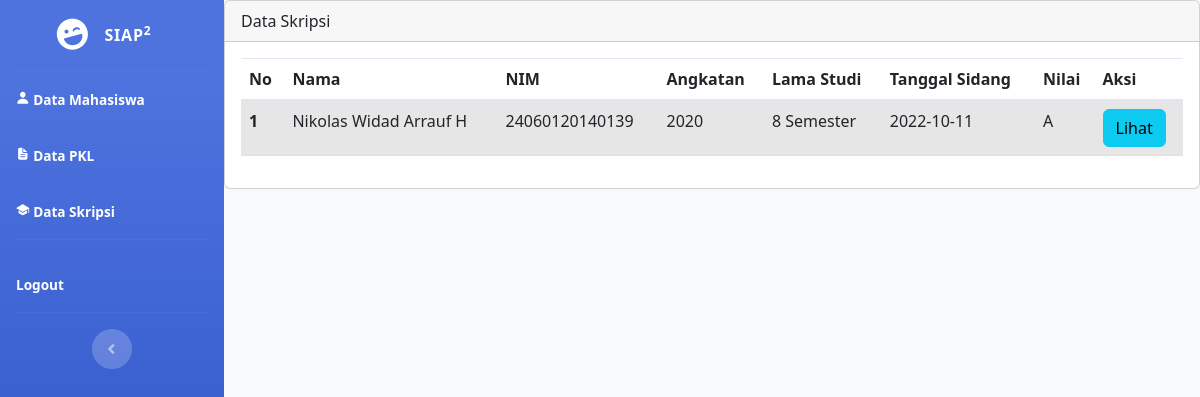
Screenshot of /departemen_skripsi.php with the database file from the repository.
### tables this page shows
CREATE TABLE `skripsi` (
  `id` int(11) NOT NULL,
  `nim` bigint(14) DEFAULT NULL,
  `id_status` varchar(255) DEFAULT NULL,
  `nilai` varchar(2) DEFAULT NULL,
  `lama_studi` int(11) NOT NULL,
  `tanggal_sidang` date DEFAULT NULL,
  `scan` varchar(45) DEFAULT NULL
);

CREATE TABLE `mhs` (
  `id_user` int(11) NOT NULL,
  `nim` bigint(14) NOT NULL,
  `foto` varchar(255) NOT NULL,
  `nama` varchar(45) DEFAULT NULL,
  `angkatan` int(11) DEFAULT NULL,
  `id_status_mhs` int(11) NOT NULL,
  `nip` bigint(20) NOT NULL,
  `hp` bigint(12) DEFAULT NULL,
  `email` varchar(45) DEFAULT NULL,
  `alamat` varchar(255) DEFAULT NULL,
  `id_provinsi` int(11) DEFAULT NULL,
  `id_kabupaten` int(11) DEFAULT NULL
);

### departemen_skripsi.php (the view, shortened to what this page needs)
<?php
require_once 'db_login.php';
?>
<!DOCTYPE html>
<html lang="en">
<head>
    <link href="vendor/fontawesome-free/css/all.min.css" rel="stylesheet" type="text/css">
    <link href="css/sb-admin-2.css" rel="stylesheet">
    <link href="https://cdn.jsdelivr.net/npm/bootstrap@5.2.2/dist/css/bootstrap.min.css" rel="stylesheet">
</head>
<body id="page-top">
    <div id="wrapper">
        <ul class="navbar-nav bg-gradient-primary sidebar sidebar-dark accordion" id="accordionSidebar">
            <a class="sidebar-brand d-flex align-items-center justify-content-center" href="index.html">
                <div class="sidebar-brand-icon rotate-n-15">
                    <i class="fas fa-laugh-wink"></i>
                </div>
                <div class="sidebar-brand-text mx-3">SIAP<sup>2</sup></div>
            </a>
            <hr class="sidebar-divider my-0">
            <li class="nav-item active">
                <a class="nav-link" href="departemen_datamhs.php">
                    <span class="icon">
                        <ion-icon name="person"></ion-icon>
                    </span>
                    <span class="tittle">Data Mahasiswa</span>
                </a>
            </li>
            <li class="nav-item active">
                <a class="nav-link" href="departemen_pkl.php">
                    <span class="icon">
                        <ion-icon name="document-text"></ion-icon>
                    </span>
                    <span class="tittle">Data PKL</span>
                </a>
            </li>
            <li class="nav-item active">
                <a class="nav-link" href="departemen_skripsi.php">
                    <span class="icon">
                        <ion-icon name="school"></ion-icon>
                    </span>
                    <span class="tittle">Data Skripsi</span>
                </a>
            </li>
            <hr class="sidebar-divider">
            <li class="nav-item active">
                <a class="nav-link" href="index.html">
                    <span class="tittle">Logout</span>
                </a>
            </li>
            <hr class="sidebar-divider d-none d-md-block">
            <div class="text-center d-none d-md-inline">
                <button class="rounded-circle border-0" id="sidebarToggle"></button>
            </div>
        </ul>
        <div id="content-wrapper" class="d-flex flex-column">
            <div id="content">
                <div class="card">
                    <div class="card-header">Data Skripsi</div>
                    <div class="card-body">
                    <table class="table table-striped table-hover">
                        <thead>
                            <tr>
                            <th scope="col">No</th>
                            <th scope="col">Nama</th>
                            <th scope="col">NIM</th>
                            <th scope="col">Angkatan</th>
                            <th scope="col">Lama Studi</th>
                            <th scope="col">Tanggal Sidang</th>
                            <th scope="col">Nilai</th>
                            <th scope="col">Aksi</th>
                            </tr>
                        </thead>
                        <tbody>
                        <?php
                        $query = "SELECT * FROM skripsi as s INNER JOIN mhs as m ON s.nim = m.nim where id_status='Lulus'";
                        $result = $db->query($query);
                        $i = 1;
                        while ($row = $result->fetch_assoc()) {
                            echo "<tr>";
                            echo "<th>".$i."</th>";
                            echo "<td>".$row['nama']."</td>";
                            echo "<td>".$row['nim']."</td>";
                            echo "<td>".$row['angkatan']."</td>";
                            echo "<td>".$row['lama_studi']." Semester</td>";
                            echo "<td>".$row['tanggal_sidang']."</td>";
                            echo "<td>".$row['nilai']."</td>";
                            echo '<td><a class="btn btn-info" href="#">Lihat</a></td>';
                            echo "</tr>";
                            $i++;
                        }
                        echo '</tbody>';
                        echo '</table>';
                        ?>
                    </div>
                </div>
            </div>
        </div>
    </div>
</body>
</html>

### rows the page displays
skripsi: mhs.nama "Nikolas Widad Arrauf H", mhs.nim "24060120140139", mhs.angkatan "2020", lama_studi "8", tanggal_sidang "2022-10-11", nilai "A"
